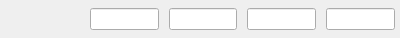
<?xml version="1.0" encoding="UTF-8"?>
<ui version="4.0">
 <class>Form</class>
 <widget class="QWidget" name="Form">
  <property name="geometry">
   <rect>
    <x>0</x>
    <y>0</y>
    <width>400</width>
    <height>38</height>
   </rect>
  </property>
  <property name="minimumSize">
   <size>
    <width>400</width>
    <height>32</height>
   </size>
  </property>
  <property name="maximumSize">
   <size>
    <width>500</width>
    <height>38</height>
   </size>
  </property>
  <property name="windowTitle">
   <string>Form</string>
  </property>
  <layout class="QVBoxLayout" name="verticalLayout">
   <property name="spacing">
    <number>0</number>
   </property>
   <property name="leftMargin">
    <number>0</number>
   </property>
   <property name="topMargin">
    <number>0</number>
   </property>
   <property name="rightMargin">
    <number>0</number>
   </property>
   <property name="bottomMargin">
    <number>0</number>
   </property>
   <item>
    <layout class="QGridLayout" name="gridLayout">
     <property name="leftMargin">
      <number>5</number>
     </property>
     <property name="topMargin">
      <number>5</number>
     </property>
     <property name="rightMargin">
      <number>5</number>
     </property>
     <property name="bottomMargin">
      <number>5</number>
     </property>
     <property name="horizontalSpacing">
      <number>10</number>
     </property>
     <property name="verticalSpacing">
      <number>5</number>
     </property>
     <item row="0" column="1">
      <widget class="QLineEdit" name="lowBound">
       <property name="sizePolicy">
        <sizepolicy hsizetype="Fixed" vsizetype="Fixed">
         <horstretch>0</horstretch>
         <verstretch>0</verstretch>
        </sizepolicy>
       </property>
       <property name="minimumSize">
        <size>
         <width>60</width>
         <height>0</height>
        </size>
       </property>
      </widget>
     </item>
     <item row="0" column="3">
      <widget class="QLineEdit" name="initPos">
       <property name="sizePolicy">
        <sizepolicy hsizetype="Fixed" vsizetype="Fixed">
         <horstretch>0</horstretch>
         <verstretch>0</verstretch>
        </sizepolicy>
       </property>
       <property name="minimumSize">
        <size>
         <width>60</width>
         <height>0</height>
        </size>
       </property>
      </widget>
     </item>
     <item row="0" column="2">
      <widget class="QLineEdit" name="hiBound">
       <property name="sizePolicy">
        <sizepolicy hsizetype="Fixed" vsizetype="Fixed">
         <horstretch>0</horstretch>
         <verstretch>0</verstretch>
        </sizepolicy>
       </property>
       <property name="minimumSize">
        <size>
         <width>60</width>
         <height>0</height>
        </size>
       </property>
      </widget>
     </item>
     <item row="0" column="4">
      <widget class="QLineEdit" name="bestPos">
       <property name="sizePolicy">
        <sizepolicy hsizetype="Fixed" vsizetype="Fixed">
         <horstretch>0</horstretch>
         <verstretch>0</verstretch>
        </sizepolicy>
       </property>
       <property name="minimumSize">
        <size>
         <width>60</width>
         <height>0</height>
        </size>
       </property>
      </widget>
     </item>
     <item row="0" column="0">
      <widget class="QLabel" name="label">
       <property name="sizePolicy">
        <sizepolicy hsizetype="Fixed" vsizetype="Fixed">
         <horstretch>0</horstretch>
         <verstretch>0</verstretch>
        </sizepolicy>
       </property>
       <property name="minimumSize">
        <size>
         <width>75</width>
         <height>20</height>
        </size>
       </property>
       <property name="maximumSize">
        <size>
         <width>150</width>
         <height>16777215</height>
        </size>
       </property>
       <property name="text">
        <string/>
       </property>
      </widget>
     </item>
    </layout>
   </item>
  </layout>
 </widget>
 <resources/>
 <connections/>
</ui>
